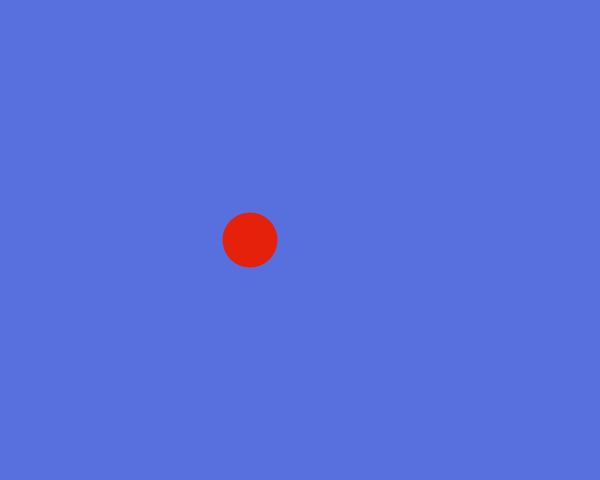
Frame 1 (no input)
Frame 60 (no input): blank canvas, image omitted
Frame 120 (the mouse pressed at the canvas centre since frame 60): blank canvas, image omitted

The p5.js sketch that drew this single still picture (run headless with seeded random() and noise() and a simulated clock; from frame 60 on, the mouse is pressed at the canvas centre):

// p5.js sketch
// ── sketch.js
var circleX = 250; // x position
var e = 88 // red
var me = 111 // green
var l = 222 // blue
var j = 230 // red  for fill
var a = 33 // green for fill
var y = 11 // blue for fill
 
function setup() {
  createCanvas(600, 480);
}
 
function draw() {
  // background
  background(e, me, l);
  // ellipse
  noStroke();
  fill(j, a, y);
  ellipse(circleX, 240, 55, 55);
   
  circleX = circleX + 10; // circle moving 10 pixels to the right
  
  
}
